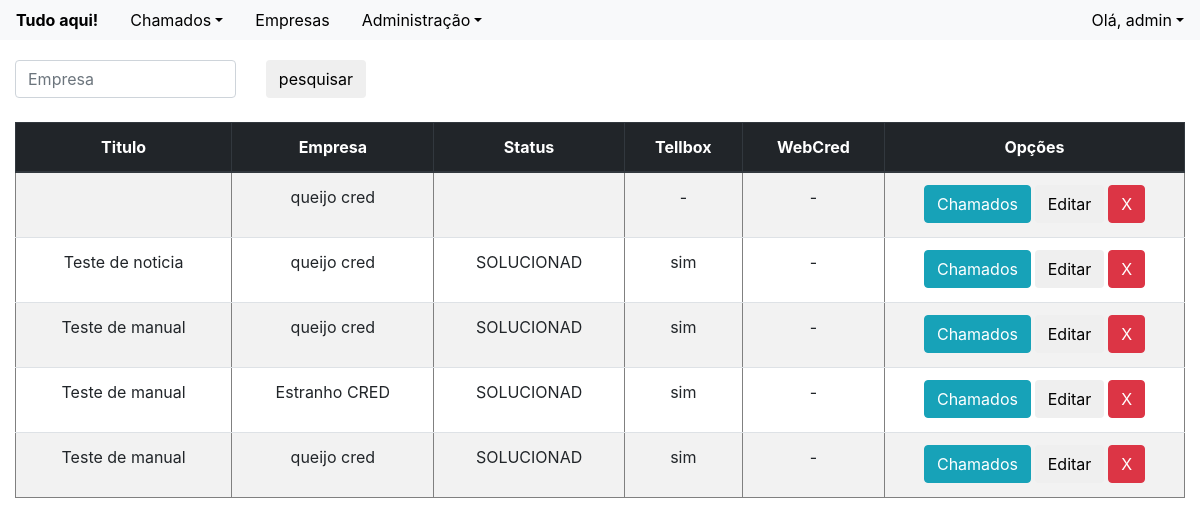
The page /chamados.php (signed in) on the database its author committed.
### tables this page shows
CREATE TABLE `usuarios` (
  `id` int(11) NOT NULL,
  `nome_completo` varchar(255) NOT NULL,
  `email` varchar(255) NOT NULL,
  `login` varchar(50) NOT NULL,
  `senha` varchar(32) NOT NULL,
  `admin` int(11) NOT NULL,
  `data_nasc` date NOT NULL,
  `log` timestamp NOT NULL DEFAULT CURRENT_TIMESTAMP
);

CREATE TABLE `chamados` (
  `empresa` varchar(100) NOT NULL,
  `data` date NOT NULL,
  `hora` time NOT NULL,
  `tellbox` varchar(3) DEFAULT NULL,
  `webcred` varchar(3) DEFAULT NULL,
  `nome_do_contato` varchar(50) NOT NULL,
  `titulo` varchar(255) DEFAULT NULL,
  `relatado` text NOT NULL,
  `status` varchar(10) NOT NULL,
  `solucao` text,
  `progresso` text,
  `nome_retorno` varchar(50) NOT NULL,
  `tel_retorno` int(11) NOT NULL
);

### chamados.php (the view, shortened to what this page needs)
<?php
include('topo.php');
include('conecta.php');
function consultarEmpresas($conexao){
	$dados = [];
	$resultado = mysqli_query($conexao, "SELECT * FROM chamados");
	while($dado = mysqli_fetch_assoc($resultado)){
		array_push($dados, $dado);
	}
	return $dados;
}
mysqli_set_charset($conexao,"utf8");
$dados = consultarEmpresas($conexao);
?>
	<form>
		<table id="form-table-pesquisar">
			<tr>
				<td>
					<input class="form-control" type="text" name="campo-pesquisar" placeholder = "Empresa">
				</td>
				<td>
					<input class="btn" type="button" value="pesquisar" id="btn-pesquisar" >
				</td>
			</tr>
		</table>
	</form>
<table class="table table-striped"  border="1">
	<thead class="thead-dark">
		<tr >
			<th class = "td-center">Titulo</td>
			<th class = "td-center">Empresa</td>
			<th class = "td-center">Status</td>
			<th class = "td-center">Tellbox</td>
			<th class = "td-center">WebCred</td>
			<th class = "td-center" width="300px">Opções</td>
		</tr>
	</thead>
<?php
	foreach($dados as $dado){
?>
	<tr>
		<td class = "td-center"><p><?= $dado['titulo']?></p></td>
		<td class = "td-center"><?= $dado['empresa']?></td>
		<td class = "td-center"><p><?= $dado['status'] ?></p></td>
		<td class = "td-center"><p><?= $dado['tellbox'] ?></p></td>
		<td class = "td-center"><p><?= $dado['webcred'] ?></p></td>
		<th class = "td-center" width="300px">
			<input class="btn btn-info"    type="button" value="Chamados">
			<input class="btn btn-default" type="button" value="Editar">
			<input class="btn btn-danger"  type="button" value="X">
	</tr>
<?php
	}
?>
</table>
<?php include('bot.php')?>

### topo.php (shortened to what this page needs)
<?php
	$id = $_SESSION['id'];
	$query = "SELECT * FROM usuarios WHERE id= '$id' ";
	$objdb = new db();
	$link = $objdb -> conecta_mysql();
	$resultado = mysqli_query($link, $query);
	$user = mysqli_fetch_array($resultado);
?>
<!DOCTYPE html>
<html>
<head>
	<link rel="stylesheet" type="text/css" href="css/bootstrap.css">
	<link rel="stylesheet" type="text/css" href="css/css/estilo.css">
	<link rel="stylesheet" type="text/js"  href="js/js/meu-js.js">
</head>
<body>
	<div class="container-fluid" id="meu-container">
		<ul class="fixed-top nav-light bg-light" id="meu-menu">
			<li class="nav-item float-left">
		    	<a class="nav-link active font-weight-bold" href="dashboard.php">Tudo aqui!</a>
		    </li>
		        <li class="nav-item dropdown float-left">
		    	<a class="nav-link dropdown-toggle" data-toggle="dropdown" href="#" role="button" aria-haspopup="true" aria-expanded="false">Chamados</a>
		    </li>
		    <li class="nav-item float-left">
		    	<a class="nav-link" href="consultar-empresas.php">Empresas</a>
		    </li>
		  	<?php
		    	if($user['admin'] == 1){
			?>
				<li class="nav-item  float-left">
		    	<a class="nav-link dropdown-toggle"data-toggle="dropdown" href="#" role="button" aria-haspopup="true" aria-expanded="false">Administração</a>
		    </li>
			<?php } ?>
		    <li class="nav-item dropdown float-right">
		    	<a class="nav-link dropdown-toggle" data-toggle="dropdown" href="#" role="button" aria-haspopup="true" aria-expanded="false">Olá, <?= $user['nome_completo'] ?></a>
		    </li>
		</ul>

### css/css/estilo.css (style rules this page uses)
* { padding: 0px; margin: 0px; }
a { color: black; }
#meu-container { margin-top: 60px; }
#form-table-pesquisar { width: 30%; }
#btn-pesquisar { margin-left: 30px ; }
.td-center { height: 10px; text-align: center; }
#meu-menu { display: inline; list-style: none; }

### rows shown on the page
usuarios: nome_completo "admin"
chamados: empresa "queijo cred", tellbox "-", webcred "-"
chamados: titulo "Teste de noticia", empresa "queijo cred", status "SOLUCIONAD", tellbox "sim", webcred "-"
chamados: titulo "Teste de manual", empresa "queijo cred", status "SOLUCIONAD", tellbox "sim", webcred "-"
chamados: titulo "Teste de manual", empresa "Estranho CRED", status "SOLUCIONAD", tellbox "sim", webcred "-"
chamados: titulo "Teste de manual", empresa "queijo cred", status "SOLUCIONAD", tellbox "sim", webcred "-"
